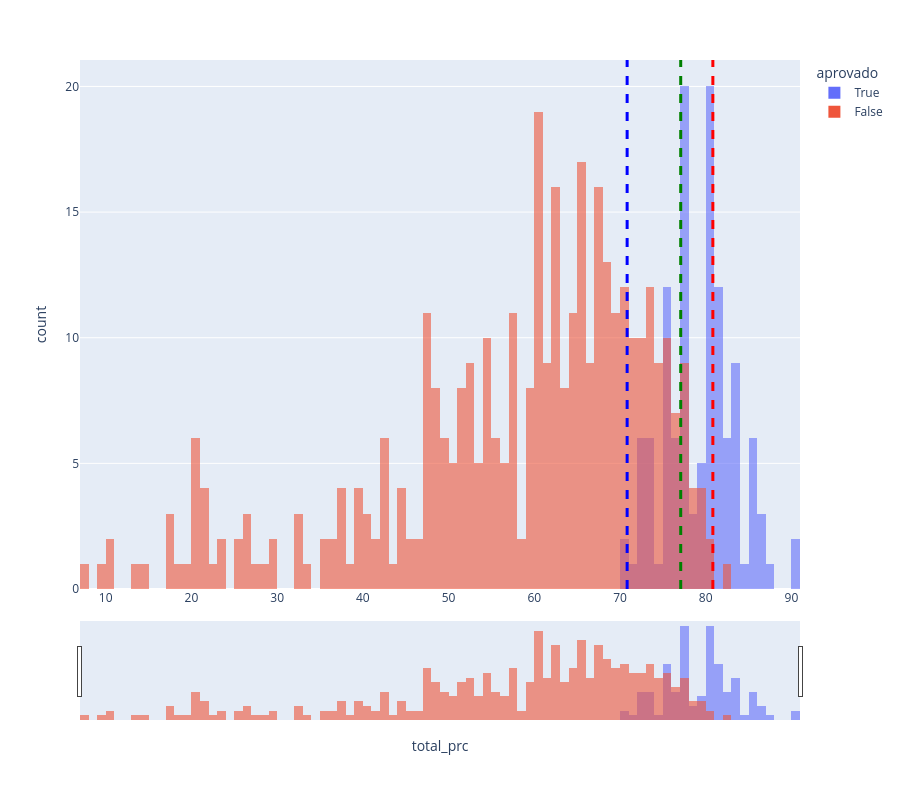

Here is the notebook cell this chart was saved with:
### Markdown cell above
# Análise Gráfica

### Code cell
import plotly.express as px

df_fig = df
df_aprovado = df[df['aprovado']]

# df é o seu DataFrame do Pandas com os dados do ranking
fig = px.histogram(
    df_fig, 
    x="total_prc", 
    color="aprovado", 
    barmode='overlay',  # Este é o comando chave
    opacity=0.6,        # Opacidade para conseguir enxergar a sobreposição
    nbins=10)

# Se o total é 100 e você quer 50 bins, o size é 2
fig.update_traces(xbins=dict(
    size=1  # Força cada barra a ter largura 2
))

# Ativando o Range Slider no eixo X
fig.update_layout(
    xaxis=dict(
        rangeslider=dict(visible=True),
        type="linear" # ou "date" para séries temporais
    )
)
fig.update_layout(
    height=800,  # Altura em pixels
    # width=1000   # Opcional: Largura em pixels
)
fig.add_vline(x=df['total_prc'].iloc[100], line_width=3, line_dash="dash", line_color="green")
fig.add_vline(x=df['total_prc'].iloc[200], line_width=3, line_dash="dash", line_color="blue")
# fig.add_vline(x=df['total_prc'].iloc[300], line_width=3, line_dash="dash", line_color="orange")
# fig.add_vline(x=df['total_prc'].iloc[500], line_width=3, line_dash="dash", line_color="yellow")
fig.add_vline(x=df[df_provas['usuario'] == 'cf_auditor']['total_prc'].iloc[0], line_width=3, line_dash="dash", line_color="red")


fig.show()

### Figure 1 — Plotly figure (JSON) as saved in the notebook; plotly's stock layout.template omitted (floating-point values rounded to 4 significant figures; data arrays with more than 128 entries replaced by an {"elided": "..."} marker saying what was removed)
{"data": [{"bingroup": "x", "hovertemplate": "aprovado=True<br>total_prc=%{x}<br>count=%{y}<extra></extra>", "legendgroup": "True", "marker": {"color": "#636efa", "opacity": 0.6, "pattern": {"shape": ""}}, "name": "True", "nbinsx": 10, "orientation": "v", "showlegend": true, "type": "histogram", "x": [90.83, 90.0, 87.08, 86.67, 86.25, 86.25, 85.83, 85.83, 85.42, 85.0, 85.0, 85.0, 84.17, 83.75, 83.75, 83.75, 83.75, 83.75, 83.75, 83.33, 83.33, 83.33, 82.92, 82.92, 82.5, 82.5, 82.08, 82.08, 81.67, 81.67, 81.67, 81.67, 81.67, 81.67, 81.67, 81.67, 81.25, 81.25, 81.25, 81.25, 80.83, 80.83, 80.83, 80.83, 80.83, 80.83, 80.42, 80.42, 80.42, 80.42, 80.42, 80.42, 80.42, 80.0, 80.0, 80.0, 80.0, 80.0, 80.0, 80.0, 79.58, 79.58, 79.58, 79.17, 79.17, 78.75, 78.75, 78.33, 77.92, 77.92, 77.92, 77.92, 77.92, 77.92, 77.5, 77.5, 77.5, 77.5, 77.5, 77.5, 77.5, 77.5, 77.5, 77.5, 77.08, 77.08, 77.08, 77.08, 76.67, 76.67, 76.67, 76.67, 76.67, 76.25, 75.83, 75.83, 75.83, 75.83, 75.83, 75.83, 75.42, 75.42, 75.0, 75.0, 75.0, 75.0, 74.17, 73.75, 73.75, 73.75, 73.75, 73.33, 73.33, 72.92, 72.5, 72.5, 72.5, 72.5, 72.08, 71.67, 70.83, 70.83], "xaxis": "x", "xbins": {"size": 1}, "yaxis": "y"}, {"bingroup": "x", "hovertemplate": "aprovado=False<br>total_prc=%{x}<br>count=%{y}<extra></extra>", "legendgroup": "False", "marker": {"color": "#EF553B", "opacity": 0.6, "pattern": {"shape": ""}}, "name": "False", "nbinsx": 10, "orientation": "v", "showlegend": true, "type": "histogram", "x": {"elided": "383 float values"}, "xaxis": "x", "xbins": {"size": 1}, "yaxis": "y"}], "layout": {"barmode": "overlay", "height": 800, "legend": {"title": {"text": "aprovado"}, "tracegroupgap": 0}, "margin": {"t": 60}, "shapes": [{"line": {"color": "green", "dash": "dash", "width": 3}, "type": "line", "x0": 77.08, "x1": 77.08, "xref": "x", "y0": 0, "y1": 1, "yref": "y domain"}, {"line": {"color": "blue", "dash": "dash", "width": 3}, "type": "line", "x0": 70.83, "x1": 70.83, "xref": "x", "y0": 0, "y1": 1, "yref": "y domain"}, {"line": {"color": "red", "dash": "dash", "width": 3}, "type": "line", "x0": 80.83, "x1": 80.83, "xref": "x", "y0": 0, "y1": 1, "yref": "y domain"}], "xaxis": {"anchor": "y", "domain": [0, 1], "rangeslider": {"visible": true}, "title": {"text": "total_prc"}, "type": "linear"}, "yaxis": {"anchor": "x", "domain": [0, 1], "title": {"text": "count"}}}}
